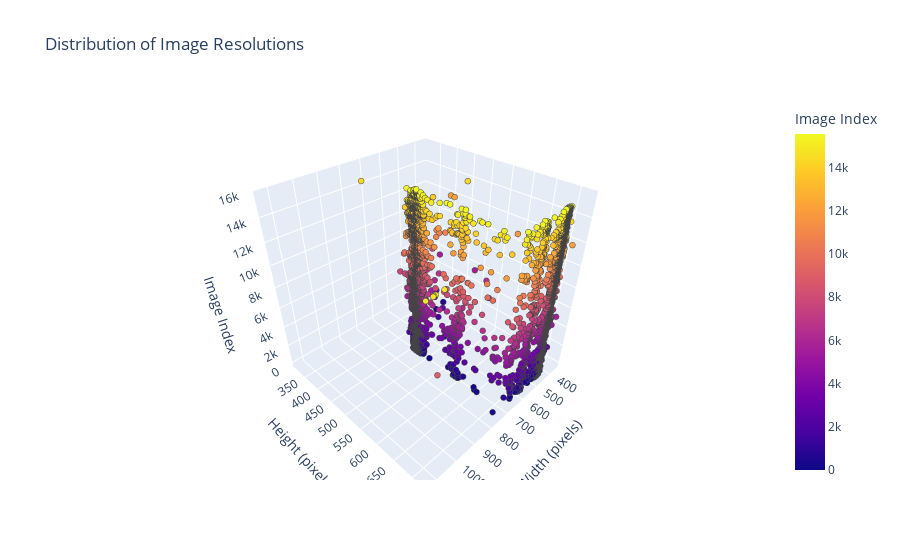

The code cell stored with this chart in its notebook:
### Code cell
# Create a scatter plot figure with plotly
fig = px.scatter(x=resolutions[:, 0], y=resolutions[:, 1], title="Distribution of Image Resolutions")

# Customize the plot
fig.update_layout(
    xaxis_title="Width (pixels)",
    yaxis_title="Height (pixels)",
    showlegend=False,
    hovermode="closest",
    width=800,
    height=600,
    margin=dict(l=50, r=50, b=50, t=50, pad=4)
)

# Show the plot
fig.show()

### Figure 1 — Plotly figure (JSON) as saved in the notebook; plotly's stock layout.template omitted (floating-point values rounded to 4 significant figures; data arrays with more than 128 entries replaced by an {"elided": "..."} marker saying what was removed)
{"data": [{"hovertemplate": "Width (pixels)=%{x}<br>Height (pixels)=%{y}<br>Image Index=%{marker.color}<extra></extra>", "legendgroup": "", "marker": {"color": {"elided": "15557 int values"}, "coloraxis": "coloraxis", "line": {"width": 0.5}, "size": 2, "symbol": "circle"}, "mode": "markers", "name": "", "scene": "scene", "showlegend": false, "type": "scatter3d", "x": {"elided": "15557 int values"}, "y": {"elided": "15557 int values"}, "z": {"elided": "15557 int values"}}], "layout": {"coloraxis": {"colorbar": {"title": {"text": "Image Index"}}, "colorscale": [[0, "#0d0887"], [0.1111, "#46039f"], [0.2222, "#7201a8"], [0.3333, "#9c179e"], [0.4444, "#bd3786"], [0.5556, "#d8576b"], [0.6667, "#ed7953"], [0.7778, "#fb9f3a"], [0.8889, "#fdca26"], [1, "#f0f921"]]}, "legend": {"tracegroupgap": 0}, "scene": {"domain": {"x": [0, 1], "y": [0, 1]}, "xaxis": {"title": {"text": "Width (pixels)"}}, "yaxis": {"title": {"text": "Height (pixels)"}}, "zaxis": {"title": {"text": "Image Index"}}}, "title": {"text": "Distribution of Image Resolutions"}}}
